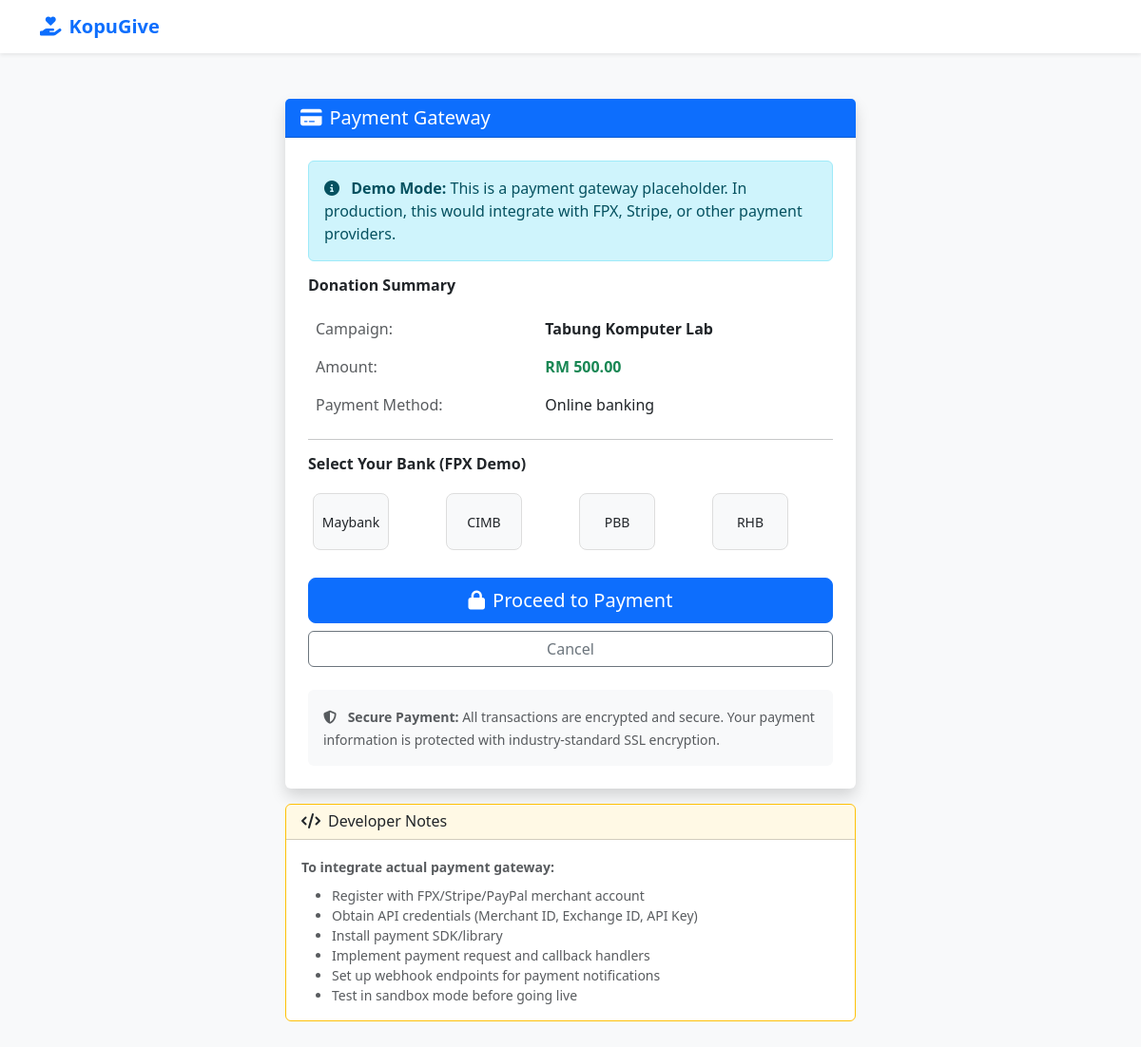
The app's page /payment/process_payment.php?donation_id=1 with its own data.
### tables this page shows
CREATE TABLE donations (
    donation_id INT AUTO_INCREMENT PRIMARY KEY,
    campaign_id INT NOT NULL,
    donor_id INT,
    donor_name VARCHAR(255),  
    donor_email VARCHAR(255),
    donor_phone VARCHAR(20),
    amount DECIMAL(10, 2) NOT NULL,
    payment_method ENUM('online_banking', 'card', 'ewallet', 'cash', 'other') DEFAULT 'online_banking',
    transaction_id VARCHAR(100),
    receipt_path VARCHAR(255),
    donation_message TEXT,
    is_anonymous BOOLEAN DEFAULT FALSE,
    status ENUM('pending', 'verified', 'rejected', 'completed') DEFAULT 'pending',
    verified_by INT,
    verified_at TIMESTAMP NULL,
    donation_date TIMESTAMP DEFAULT CURRENT_TIMESTAMP,
    created_at TIMESTAMP DEFAULT CURRENT_TIMESTAMP,
    updated_at TIMESTAMP DEFAULT CURRENT_TIMESTAMP ON UPDATE CURRENT_TIMESTAMP,
    FOREIGN KEY (campaign_id) REFERENCES campaigns(campaign_id) ON DELETE CASCADE,
    FOREIGN KEY (donor_id) REFERENCES users(user_id) ON DELETE SET NULL,
    FOREIGN KEY (verified_by) REFERENCES users(user_id) ON DELETE SET NULL,
    INDEX idx_campaign (campaign_id),
    INDEX idx_donor (donor_id),
    INDEX idx_status (status),
    INDEX idx_donation_date (donation_date)
);

CREATE TABLE campaigns (
    campaign_id INT AUTO_INCREMENT PRIMARY KEY,
    campaign_name VARCHAR(255) NOT NULL,
    description TEXT,
    target_amount DECIMAL(10, 2) NOT NULL,
    current_amount DECIMAL(10, 2) DEFAULT 0.00,
    start_date DATE NOT NULL,
    end_date DATE NOT NULL,
    category ENUM('education', 'infrastructure', 'welfare', 'emergency', 'other') DEFAULT 'other',
    status ENUM('active', 'completed', 'closed', 'draft') DEFAULT 'draft',
    banner_image VARCHAR(255),
    created_by INT,
    created_at TIMESTAMP DEFAULT CURRENT_TIMESTAMP,
    updated_at TIMESTAMP DEFAULT CURRENT_TIMESTAMP ON UPDATE CURRENT_TIMESTAMP,
    FOREIGN KEY (created_by) REFERENCES users(user_id) ON DELETE SET NULL,
    INDEX idx_status (status),
    INDEX idx_dates (start_date, end_date)
);

### includes/functions.php (called while the page is built, shortened)
<?php
function formatCurrency($amount) {
    return 'RM ' . number_format($amount, 2);
}
?>

### payment/process_payment.php (the view, shortened to what this page needs)
<?php
require_once '../includes/functions.php';
$donationId = $_GET['donation_id'] ?? 0;
$db = (new Database())->getConnection();
$stmt = $db->prepare("
    SELECT d.*, c.campaign_name
    FROM donations d
    LEFT JOIN campaigns c ON d.campaign_id = c.campaign_id
    WHERE d.donation_id = ?
");
$stmt->execute([$donationId]);
$donation = $stmt->fetch();
?>
<!DOCTYPE html>
<html lang="en">
<head>
    <link href="https://cdn.jsdelivr.net/npm/bootstrap@5.3.0/dist/css/bootstrap.min.css" rel="stylesheet">
    <link rel="stylesheet" href="https://cdnjs.cloudflare.com/ajax/libs/font-awesome/6.4.0/css/all.min.css">
</head>
<body class="bg-light">
    <nav class="navbar navbar-light bg-white shadow-sm">
        <div class="container">
            <a class="navbar-brand fw-bold text-primary" href="../index.php">
                <i class="fas fa-hand-holding-heart me-2"></i>KopuGive
            </a>
        </div>
    </nav>
    <div class="container my-5">
        <div class="payment-card">
            <div class="card border-0 shadow">
                <div class="card-header bg-primary text-white">
                    <h5 class="mb-0"><i class="fas fa-credit-card me-2"></i>Payment Gateway</h5>
                </div>
                <div class="card-body p-4">
                    <div class="alert alert-info">
                        <i class="fas fa-info-circle me-2"></i>
                        <strong>Demo Mode:</strong> This is a payment gateway placeholder.
                        In production, this would integrate with FPX, Stripe, or other payment providers.
                    </div>
                    <h6 class="fw-bold mb-3">Donation Summary</h6>
                    <table class="table table-borderless">
                        <tr>
                            <td class="text-muted">Campaign:</td>
                            <td class="fw-bold"><?= htmlspecialchars($donation['campaign_name']) ?></td>
                        </tr>
                        <tr>
                            <td class="text-muted">Amount:</td>
                            <td class="fw-bold text-success"><?= formatCurrency($donation['amount']) ?></td>
                        </tr>
                        <tr>
                            <td class="text-muted">Payment Method:</td>
                            <td><?= ucfirst(str_replace('_', ' ', $donation['payment_method'])) ?></td>
                        </tr>
                    </table>
                    <hr>
                    <h6 class="fw-bold mb-3">Select Your Bank (FPX Demo)</h6>
                    <div class="row g-2 mb-4">
                        <div class="col-3">
                            <div class="bank-logo bg-light">
                                <small>Maybank</small>
                            </div>
                        </div>
                        <div class="col-3">
                            <div class="bank-logo bg-light">
                                <small>CIMB</small>
                            </div>
                        </div>
                        <div class="col-3">
                            <div class="bank-logo bg-light">
                                <small>PBB</small>
                            </div>
                        </div>
                        <div class="col-3">
                            <div class="bank-logo bg-light">
                                <small>RHB</small>
                            </div>
                        </div>
                    </div>
                    <form method="POST">
                        <div class="d-grid gap-2">
                            <button type="submit" name="process_payment" class="btn btn-primary btn-lg">
                                <i class="fas fa-lock me-2"></i>Proceed to Payment
                            </button>
                            <a href="../donor/campaign_view.php?id=<?= $donation['campaign_id'] ?>" class="btn btn-outline-secondary">
                                Cancel
                            </a>
                        </div>
                    </form>
                    <div class="mt-4 p-3 bg-light rounded">
                        <small class="text-muted">
                            <i class="fas fa-shield-alt me-2"></i>
                            <strong>Secure Payment:</strong> All transactions are encrypted and secure.
                            Your payment information is protected with industry-standard SSL encryption.
                        </small>
                    </div>
                </div>
            </div>
            <div class="card border-warning mt-3">
                <div class="card-header bg-warning bg-opacity-10">
                    <h6 class="mb-0"><i class="fas fa-code me-2"></i>Developer Notes</h6>
                </div>
                <div class="card-body">
                    <small class="text-muted">
                        <strong>To integrate actual payment gateway:</strong>
                        <ul class="mb-0 mt-2">
                            <li>Register with FPX/Stripe/PayPal merchant account</li>
                            <li>Obtain API credentials (Merchant ID, Exchange ID, API Key)</li>
                            <li>Install payment SDK/library</li>
                            <li>Implement payment request and callback handlers</li>
                            <li>Set up webhook endpoints for payment notifications</li>
                            <li>Test in sandbox mode before going live</li>
                        </ul>
                    </small>
                </div>
            </div>
        </div>
    </div>
</body>
</html>

### payment/process_payment.php (style rules this page uses)
.payment-card { max-width: 600px; margin: 0 auto; }
.bank-logo { width: 80px; height: 60px; display: flex; align-items: center; justify-content: center; border: 1px solid #ddd; border-radius: 8px; margin: 5px; }

### records on screen
donations: campaign.campaign_name "Tabung Komputer Lab", amount "RM 500.00", payment_method "Online banking"
